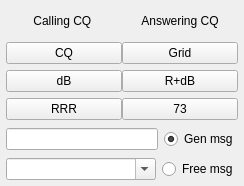
                 <widget class="QWidget" name="tab_2">
                  <attribute name="title">
                   <string>2</string>
                  </attribute>
                  <layout class="QVBoxLayout" name="verticalLayout_4">
                   <property name="leftMargin">
                    <number>6</number>
                   </property>
                   <property name="topMargin">
                    <number>6</number>
                   </property>
                   <property name="rightMargin">
                    <number>6</number>
                   </property>
                   <property name="bottomMargin">
                    <number>6</number>
                   </property>
                   <item>
                    <layout class="QGridLayout" name="gridLayout_4">
                     <property name="horizontalSpacing">
                      <number>0</number>
                     </property>
                     <item row="0" column="0">
                      <widget class="QLabel" name="label_9">
                       <property name="sizePolicy">
                        <sizepolicy hsizetype="Preferred" vsizetype="Preferred">
                         <horstretch>2</horstretch>
                         <verstretch>0</verstretch>
                        </sizepolicy>
                       </property>
                       <property name="minimumSize">
                        <size>
                         <width>0</width>
                         <height>30</height>
                        </size>
                       </property>
                       <property name="maximumSize">
                        <size>
                         <width>16777215</width>
                         <height>30</height>
                        </size>
                       </property>
                       <property name="text">
                        <string>Calling CQ </string>
                       </property>
                       <property name="alignment">
                        <set>Qt::AlignCenter</set>
                       </property>
                      </widget>
                     </item>
                     <item row="1" column="0">
                      <widget class="QPushButton" name="pbCallCQ">
                       <property name="sizePolicy">
                        <sizepolicy hsizetype="Minimum" vsizetype="Fixed">
                         <horstretch>2</horstretch>
                         <verstretch>0</verstretch>
                        </sizepolicy>
                       </property>
                       <property name="toolTip">
                        <string>Generate a CQ message</string>
                       </property>
                       <property name="text">
                        <string>CQ</string>
                       </property>
                      </widget>
                     </item>
                     <item row="3" column="0">
                      <widget class="QPushButton" name="pbSendRRR">
                       <property name="sizePolicy">
                        <sizepolicy hsizetype="Minimum" vsizetype="Fixed">
                         <horstretch>2</horstretch>
                         <verstretch>0</verstretch>
                        </sizepolicy>
                       </property>
                       <property name="toolTip">
                        <string>Generate message with RRR</string>
                       </property>
                       <property name="text">
                        <string>RRR</string>
                       </property>
                      </widget>
                     </item>
                     <item row="2" column="0">
                      <widget class="QPushButton" name="pbAnswerCaller">
                       <property name="sizePolicy">
                        <sizepolicy hsizetype="Minimum" vsizetype="Fixed">
                         <horstretch>2</horstretch>
                         <verstretch>0</verstretch>
                        </sizepolicy>
                       </property>
                       <property name="toolTip">
                        <string>Generate message with report</string>
                       </property>
                       <property name="text">
                        <string>dB</string>
                       </property>
                      </widget>
                     </item>
                     <item row="0" column="1">
                      <widget class="QLabel" name="label_10">
                       <property name="sizePolicy">
                        <sizepolicy hsizetype="Preferred" vsizetype="Preferred">
                         <horstretch>2</horstretch>
                         <verstretch>0</verstretch>
                        </sizepolicy>
                       </property>
                       <property name="minimumSize">
                        <size>
                         <width>0</width>
                         <height>30</height>
                        </size>
                       </property>
                       <property name="maximumSize">
                        <size>
                         <width>16777215</width>
                         <height>30</height>
                        </size>
                       </property>
                       <property name="text">
                        <string>Answering CQ</string>
                       </property>
                       <property name="alignment">
                        <set>Qt::AlignCenter</set>
                       </property>
                      </widget>
                     </item>
                     <item row="1" column="1">
                      <widget class="QPushButton" name="pbAnswerCQ">
                       <property name="sizePolicy">
                        <sizepolicy hsizetype="Minimum" vsizetype="Fixed">
                         <horstretch>2</horstretch>
                         <verstretch>0</verstretch>
                        </sizepolicy>
                       </property>
                       <property name="toolTip">
                        <string>Generate message for replying to a CQ</string>
                       </property>
                       <property name="text">
                        <string>Grid</string>
                       </property>
                      </widget>
                     </item>
                     <item row="2" column="1">
                      <widget class="QPushButton" name="pbSendReport">
                       <property name="sizePolicy">
                        <sizepolicy hsizetype="Minimum" vsizetype="Fixed">
                         <horstretch>2</horstretch>
                         <verstretch>0</verstretch>
                        </sizepolicy>
                       </property>
                       <property name="toolTip">
                        <string>Generate message with R+report</string>
                       </property>
                       <property name="text">
                        <string>R+dB</string>
                       </property>
                      </widget>
                     </item>
                     <item row="3" column="1">
                      <widget class="QPushButton" name="pbSend73">
                       <property name="sizePolicy">
                        <sizepolicy hsizetype="Minimum" vsizetype="Fixed">
                         <horstretch>2</horstretch>
                         <verstretch>0</verstretch>
                        </sizepolicy>
                       </property>
                       <property name="toolTip">
                        <string>Generate message with 73</string>
                       </property>
                       <property name="text">
                        <string>73</string>
                       </property>
                      </widget>
                     </item>
                    </layout>
                   </item>
                   <item>
                    <layout class="QHBoxLayout" name="horizontalLayout_3">
                     <item>
                      <widget class="QLineEdit" name="genMsg">
                       <property name="sizePolicy">
                        <sizepolicy hsizetype="Expanding" vsizetype="Fixed">
                         <horstretch>3</horstretch>
                         <verstretch>0</verstretch>
                        </sizepolicy>
                       </property>
                      </widget>
                     </item>
                     <item>
                      <widget class="QRadioButton" name="rbGenMsg">
                       <property name="sizePolicy">
                        <sizepolicy hsizetype="Minimum" vsizetype="Fixed">
                         <horstretch>1</horstretch>
                         <verstretch>0</verstretch>
                        </sizepolicy>
                       </property>
                       <property name="minimumSize">
                        <size>
                         <width>0</width>
                         <height>26</height>
                        </size>
                       </property>
                       <property name="toolTip">
                        <string>Send this standard (generated) message</string>
                       </property>
                       <property name="text">
                        <string>Gen msg</string>
                       </property>
                       <property name="checked">
                        <bool>true</bool>
                       </property>
                      </widget>
                     </item>
                    </layout>
                   </item>
                   <item>
                    <layout class="QHBoxLayout" name="horizontalLayout">
                     <item>
                      <widget class="QComboBox" name="freeTextMsg">
                       <property name="sizePolicy">
                        <sizepolicy hsizetype="Preferred" vsizetype="Fixed">
                         <horstretch>3</horstretch>
                         <verstretch>0</verstretch>
                        </sizepolicy>
                       </property>
                       <property name="minimumSize">
                        <size>
                         <width>150</width>
                         <height>0</height>
                        </size>
                       </property>
                       <property name="toolTip">
                        <string>Enter a free text message (maximum 13 characters)
or select a predefined macro from the dropdown list.
Press ENTER to add the current text to the predefined
list. The list can be maintained in Settings (F2).</string>
                       </property>
                       <property name="editable">
                        <bool>true</bool>
                       </property>
                       <property name="insertPolicy">
                        <enum>QComboBox::InsertAtBottom</enum>
                       </property>
                      </widget>
                     </item>
                     <item>
                      <widget class="QRadioButton" name="rbFreeText">
                       <property name="sizePolicy">
                        <sizepolicy hsizetype="Minimum" vsizetype="Fixed">
                         <horstretch>1</horstretch>
                         <verstretch>0</verstretch>
                        </sizepolicy>
                       </property>
                       <property name="toolTip">
                        <string>Send this free-text message (max 13 characters)</string>
                       </property>
                       <property name="text">
                        <string>Free msg</string>
                       </property>
                      </widget>
                     </item>
                    </layout>
                   </item>
                  </layout>
                 </widget>
